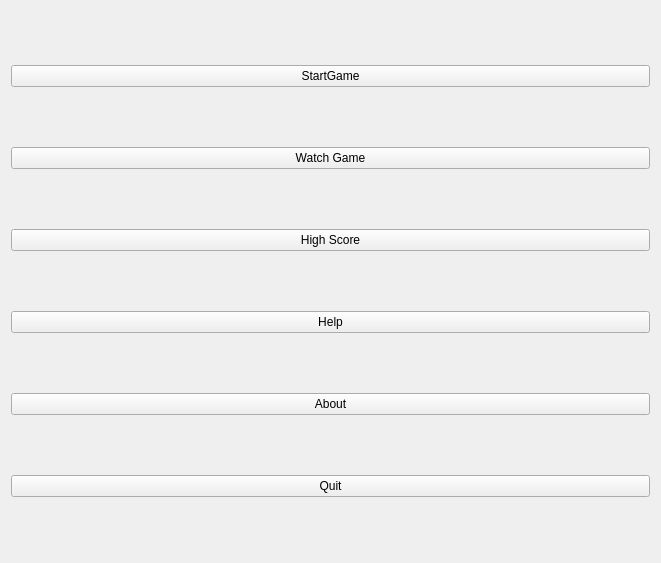
<?xml version="1.0" encoding="UTF-8"?>
<ui version="4.0">
 <class>StartScreen</class>
 <widget class="QWidget" name="StartScreen">
  <property name="geometry">
   <rect>
    <x>0</x>
    <y>0</y>
    <width>661</width>
    <height>563</height>
   </rect>
  </property>
  <property name="windowTitle">
   <string>Dialog</string>
  </property>
  <layout class="QGridLayout" name="gridLayout">
   <item row="3" column="0">
    <widget class="QPushButton" name="pushButton_3">
     <property name="text">
      <string>Help</string>
     </property>
    </widget>
   </item>
   <item row="1" column="0">
    <widget class="QPushButton" name="pushButton_5">
     <property name="text">
      <string>Watch Game</string>
     </property>
    </widget>
   </item>
   <item row="4" column="0">
    <widget class="QPushButton" name="pushButton_4">
     <property name="text">
      <string>About</string>
     </property>
    </widget>
   </item>
   <item row="5" column="0">
    <widget class="QPushButton" name="pushButton_6">
     <property name="text">
      <string>Quit</string>
     </property>
    </widget>
   </item>
   <item row="2" column="0">
    <widget class="QPushButton" name="pushButton_2">
     <property name="text">
      <string>High Score</string>
     </property>
    </widget>
   </item>
   <item row="0" column="0">
    <widget class="QPushButton" name="pushButton">
     <property name="text">
      <string>StartGame</string>
     </property>
    </widget>
   </item>
  </layout>
 </widget>
 <resources/>
 <connections/>
</ui>
